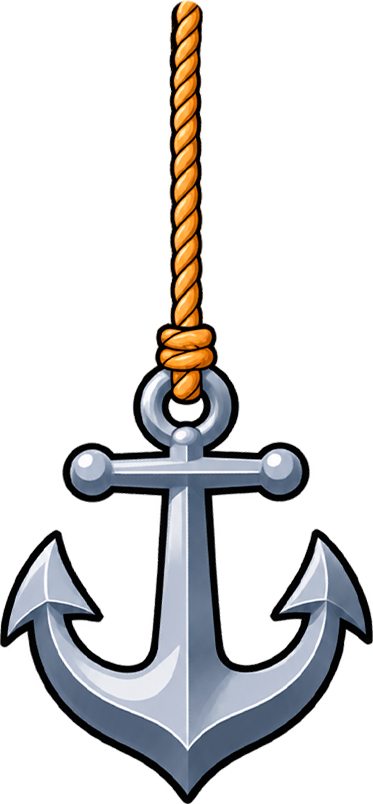
#> input picture tools/items/source/anchor-mugo.png, 373 x 804 px; its folder holds only this picture in this run
$ python build-items.py
#> lines starting #> are read from the running program, lines starting #| are printed output that depends on the picture; after the words box and inside, x2 and y2 are one past the last pixel; in counts of white or black regions, pixels touching at a corner belong together
"""
Item pictures from the artist's PNGs: tools/items/source/<id>.png → public/assets/items/<id>.webp
(alpha cleaned of haze and specks, trimmed, centred on a square canvas, 256 px).
UI icons (tools/items/ui/<name>.png) go to public/assets/ui/<name>.webp.
Clothes drawn on the rig canvas (tools/rig/source/wear/<id>.png) get their icons here too.
The ids listed in RASTER_ITEMS (src/client/art/items.tsx) use these files instead of the vector art.
"""
import os, glob
import numpy as np
from PIL import Image
import cv2

HERE = os.path.dirname(os.path.abspath(__file__))
OUT = os.path.abspath(os.path.join(HERE, "..", "..", "public", "assets", "items"))
SIZE = 256
os.makedirs(OUT, exist_ok=True)
WEAR = os.path.abspath(os.path.join(HERE, "..", "rig", "source", "wear"))
ICON_CROP = {"sneakers": (0, 0, 1000, 2800), "slippers": (0, 0, 1000, 2800), "shoes-vadim": (0, 0, 1000, 2800), "boots-botsman": (0, 0, 1000, 2800)}  # a pair far apart: the icon shows one shoe
UI_OUT = os.path.abspath(os.path.join(HERE, "..", "..", "public", "assets", "ui"))
os.makedirs(UI_OUT, exist_ok=True)
# a dedicated icon drawn by the artist (source/<id>.png) wins over the one cut from the clothes on the rig canvas
own = sorted(glob.glob(os.path.join(HERE, "source", "*.png")))
have = {os.path.splitext(os.path.basename(f))[0] for f in own}
files = own + [f for f in sorted(glob.glob(os.path.join(WEAR, "*.png"))) if os.path.splitext(os.path.basename(f))[0] not in have]
files += sorted(glob.glob(os.path.join(HERE, "ui", "*.png")))
for f in files:
    name = os.path.splitext(os.path.basename(f))[0]
    dest = UI_OUT if os.path.basename(os.path.dirname(f)) == "ui" else OUT
    img = Image.open(f).convert("RGBA")
#> img is the input picture: PIL image 373x804 RGBA; mean R, G, B, A 195.4, 193.8, 193.6, 69
    if name in ICON_CROP and os.path.dirname(f) == os.path.abspath(WEAR): img = img.crop(ICON_CROP[name])
    im = np.array(img)
    a = im[:, :, 3]
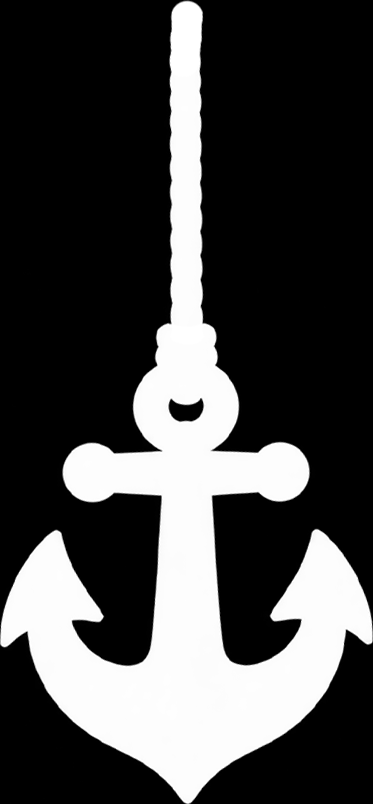
#> a: shape (804, 373); min 0, max 255, mean 69
    a[a < 40] = 0
#> a: shape (804, 373); 1.85% of pixels changed, all inside (x1, y1, x2, y2) = (0, 0, 373, 804)
    n, lab, st, _ = cv2.connectedComponentsWithStats((a > 0).astype(np.uint8))
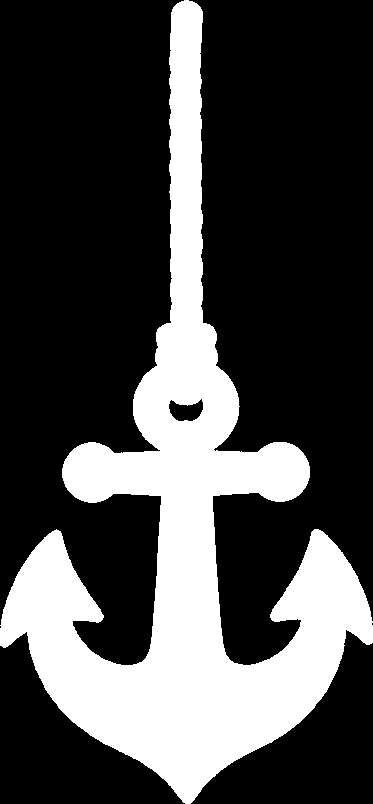
#> lab: shape (804, 373) int32; values 0 (black) and 1 (white), 27.8% white; 1 white region, box (x1, y1, x2, y2) and area: (0, 0, 373, 804) 83429
#> n = 2; st = [[0, 0, 373, 804, 216463], [0, 0, 373, 804, 83429]]
    for i in range(1, n):
        if st[i][4] < 300: a[lab == i] = 0
    im[:, :, 3] = a
    ys, xs = np.nonzero(a)
    crop = Image.fromarray(im[ys.min():ys.max() + 1, xs.min():xs.max() + 1])
    side = round(max(crop.size) * 1.04)
#> side = 836
    sq = Image.new("RGBA", (side, side))
#> sq: PIL image 836x836 RGBA; every value is 0
    sq.alpha_composite(crop, ((side - crop.width) // 2, (side - crop.height) // 2))
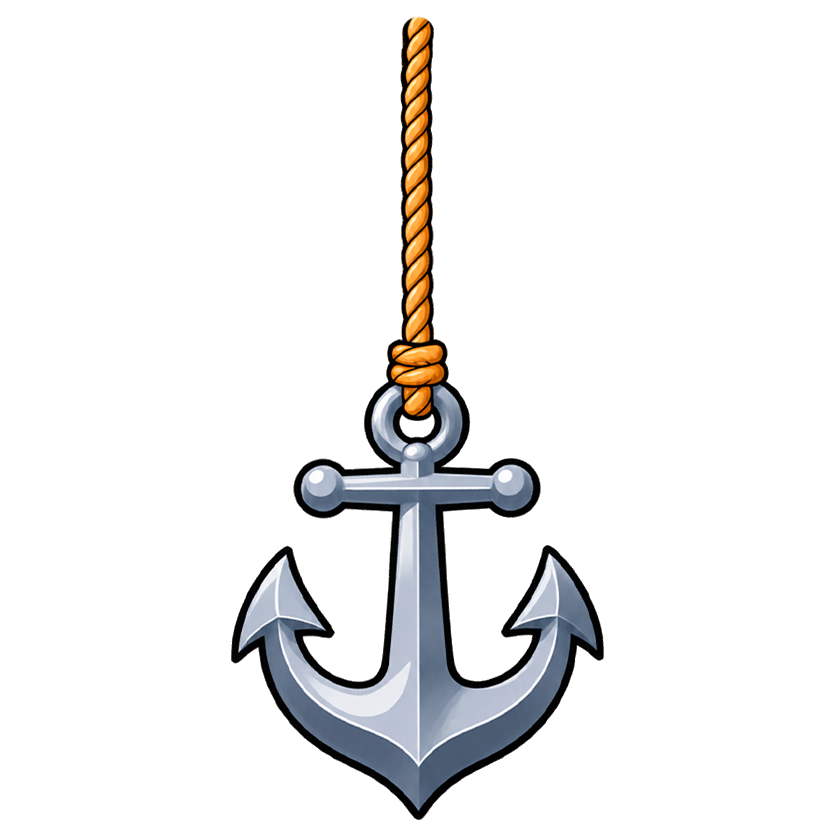
#> sq: PIL image 836x836 RGBA; mean R, G, B, A 13.6, 13.3, 13.4, 29.6; transparent parts drawn white
    sq.resize((SIZE, SIZE), Image.LANCZOS).save(os.path.join(dest, name + ".webp"), "WEBP", quality=88, method=4)
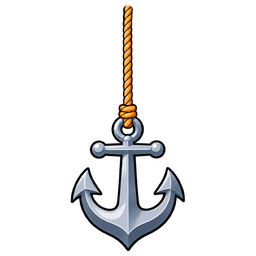
#> saved as anchor-mugo.webp: PIL image 256x256 RGBA; mean R, G, B, A 13.9, 13.6, 13.7, 29.6; transparent parts drawn white
    print(name, crop.size, os.path.getsize(os.path.join(dest, name + ".webp")) // 1024, "KB")
#| anchor-mugo (373, 804) 9 KB

$ run again, on tools/items/source/cap-moon.png
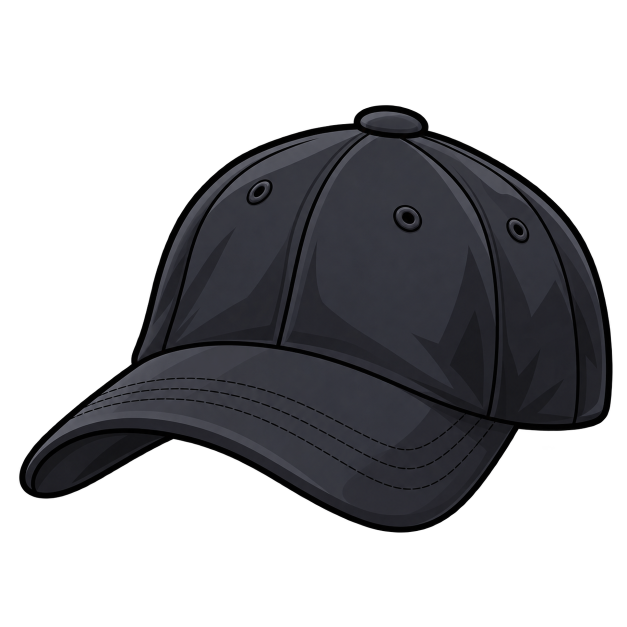
#> input picture tools/items/source/cap-moon.png, 1254 x 1254 px (shown at 1/2 size)
#> img is the input picture: PIL image 1254x1254 RGBA; mean R, G, B, A 16.9, 17.1, 19.7, 99.5
#> `a = im[:, :, 3]`:
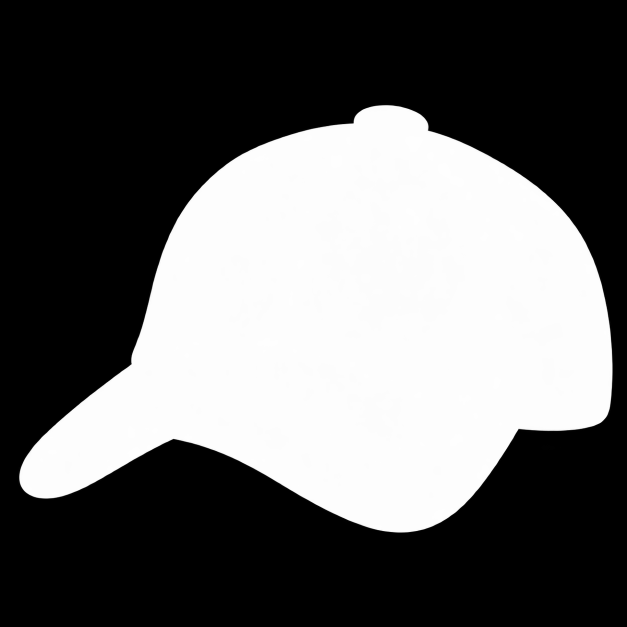
#> a: shape (1254, 1254) (shown at 1/2 size); min 0, max 255, mean 99.5
#> lab: shape (1254, 1254) int32; values 0 (black) and 1 (white), 39.4% white; 1 white region, box (x1, y1, x2, y2) and area: (38, 210, 1225, 1065) 620226
#> n = 2; st = [[0, 0, 1254, 1254, 952290], [38, 210, 1187, 855, 620226]]
#> im: shape (1254, 1254, 4); 0.42% of pixels changed, all inside (x1, y1, x2, y2) = (34, 53, 1228, 1119)
#> `sq.resize((SIZE, SIZE), Image.LANCZOS).save(os.path.join(dest, name + ..`:
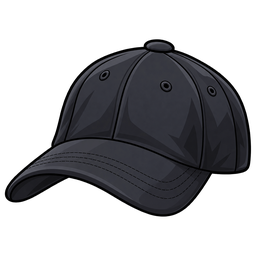
#> saved as cap-moon.webp: PIL image 256x256 RGBA; mean R, G, B, A 17.4, 17.6, 20.3, 102.7; transparent parts drawn white
#| cap-moon (1187, 855) 8 KB

$ run again, on tools/items/source/desk-001.png
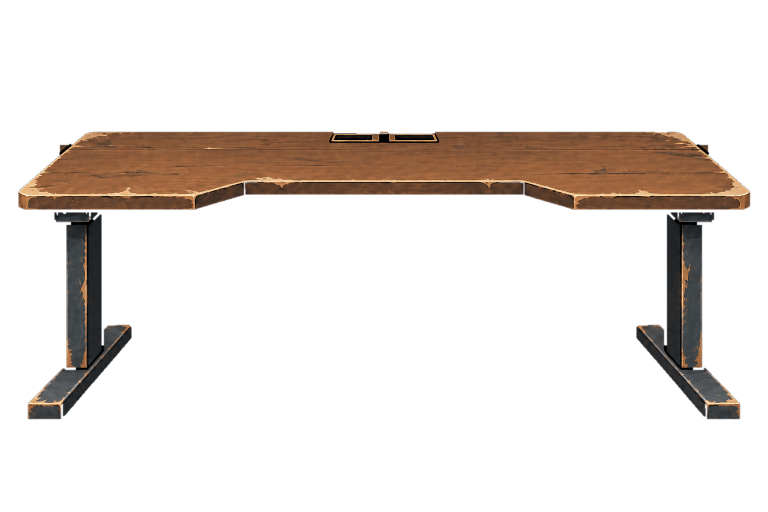
#> input picture tools/items/source/desk-001.png, 1536 x 1024 px (shown at 1/2 size)
#> img is the input picture: PIL image 1536x1024 RGBA; mean R, G, B, A 30.6, 21.7, 15.4, 41.8
#> `n, lab, st, _ = cv2.connectedComponentsWithStats((a > 0).astype(np.uin..`:
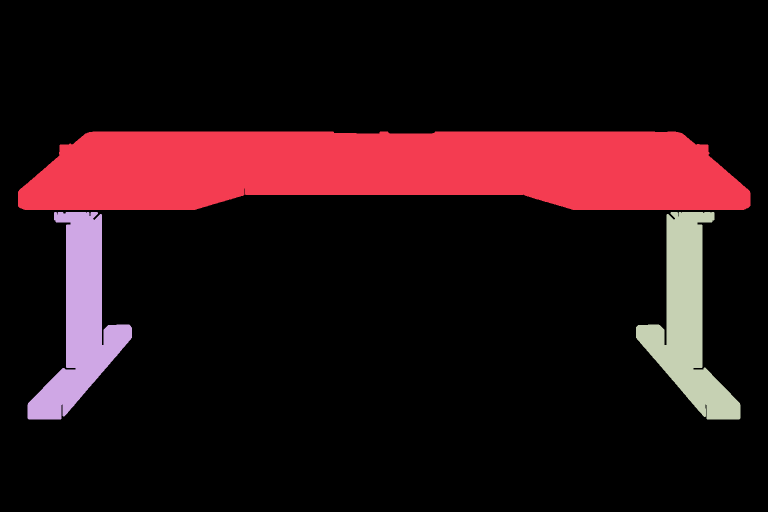
#> lab: shape (1024, 1536) int32 (shown at 1/2 size); 4 distinct labels, from 0 to 3; one colour per label, 0 black
#> n = 4; st = [[0, 0, 1536, 1024, 1308956], [36, 263, 1465, 157, 193363], [55, 424, 209, 415, 35241], [1272, 424, 209, 415, 35304]]
#> im: shape (1024, 1536, 4); 0.05% of pixels changed, all inside (x1, y1, x2, y2) = (36, 263, 1501, 839)
#> `sq.resize((SIZE, SIZE), Image.LANCZOS).save(os.path.join(dest, name + ..`:
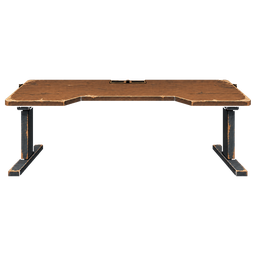
#> saved as desk-001.webp: PIL image 256x256 RGBA; mean R, G, B, A 14.9, 10.5, 7.5, 28.3; transparent parts drawn white
#| desk-001 (1465, 576) 6 KB
